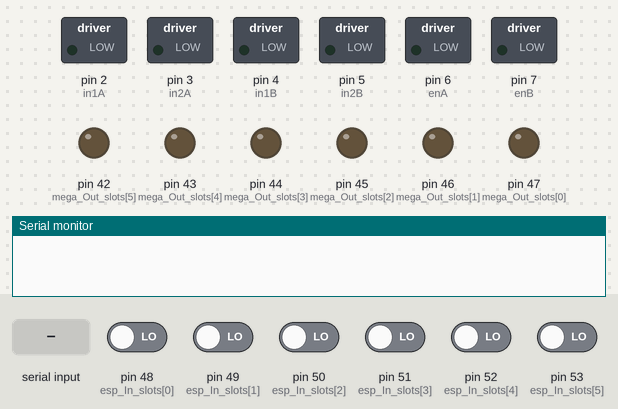
Bench run of a sketch on a simulated Arduino Mega 2560, built with avr-gcc and run on an emulated ATmega2560. On the bench: switched loads named in the sketch (green lamp = pin HIGH), output pins drawn as LEDs (lit = HIGH), the last lines printed to the serial monitor. Inputs (shaded band) come from the test bench; at power-on: pin 48 (esp_In_slots[0]), pin 49 (esp_In_slots[1]), pin 50 (esp_In_slots[2]), pin 51 (esp_In_slots[3]), pin 52 (esp_In_slots[4]), pin 53 (esp_In_slots[5]) LOW.

Above: at 1.2 s.
1.3 s: "90,45\n" received over Serial
At 1.7 s:
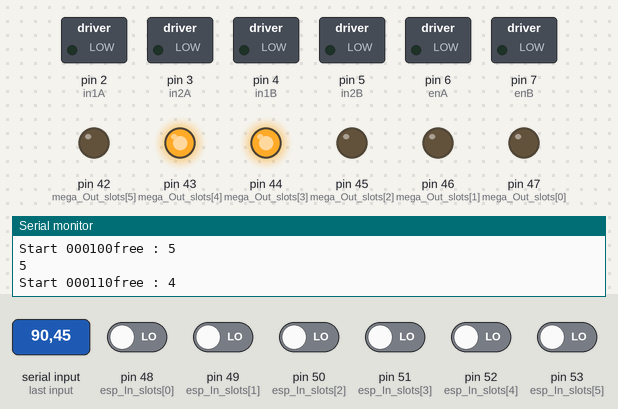
2.8 s: "30,150\n" received over Serial
At 4.0 s:
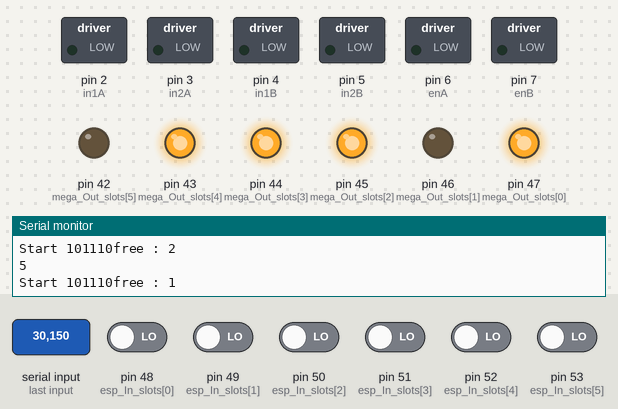
4.3 s: "200\n" received over Serial
At 5.0 s:
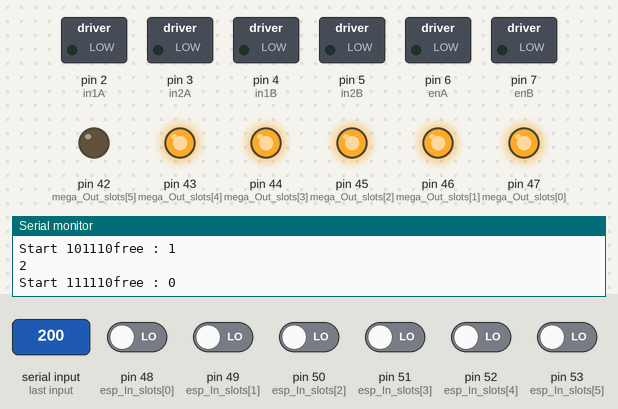
Timing chart, 0 to 7.3 s (numbered marks = the images above; inputs shaded):
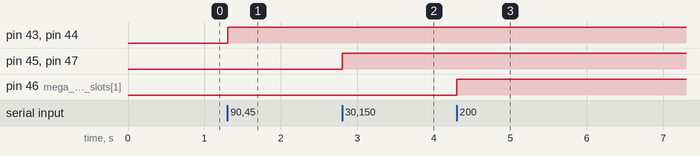

The sketch:

maga.ino
```cpp
#include <SoftwareSerial.h>


//_______________________________motors______________________________________
int in1A = 2;
int in2A = 3;
int in1B = 4;
int in2B = 5;
int enA =6;
int enB =7;

void motor_setup()
{
 pinMode(enA, OUTPUT);
 pinMode(in1A, OUTPUT);
 pinMode(in2A, OUTPUT);
 pinMode(enB, OUTPUT);
 pinMode(in1B, OUTPUT);
 pinMode(in2B, OUTPUT);
}
void open_motor_A(int duration)
{
analogWrite(enA,100);
digitalWrite(in1A, HIGH);
digitalWrite(in2A, LOW);
delay(70);
digitalWrite(in1A, LOW);
digitalWrite(in2A, LOW);
delay(duration);
digitalWrite(in1A, LOW);
digitalWrite(in2A, HIGH);
delay(70);
digitalWrite(in1A, LOW);
digitalWrite(in2A, LOW);
}
void open_motor_B(int duration)
{
analogWrite(enB,100);
digitalWrite(in1B, LOW);
digitalWrite(in2B, HIGH);
delay(70);
digitalWrite(in1B, LOW);
digitalWrite(in2B, LOW);
delay(duration);
digitalWrite(in1B, HIGH);
digitalWrite(in2B, LOW);
delay(70);
digitalWrite(in1B, LOW);
digitalWrite(in2B, LOW);
}

//___________________________________________________________________________


//______________________________ ultrasonic 2 ________________________________


int trig =6;
int echo =7;
int ultrasonic_power = 12;
void ultrasonic2_setup()
{
  pinMode(trig , OUTPUT);
  pinMode(ultrasonic_power , OUTPUT);
  pinMode(echo , INPUT);
}
float dis_from_ultrasonic2()
{
  digitalWrite(ultrasonic_power,HIGH);
  digitalWrite(trig,LOW);
  delayMicroseconds(2);
  digitalWrite(trig,HIGH);
  delayMicroseconds(10);
  digitalWrite(trig,LOW);
  float Zeit = pulseIn(echo,HIGH);
  float Strecke=Zeit*0.017;
  return Strecke ;
}
//___________________________________________________________________

//_______________trainmitting data to esp__________________________
int mega_Out_slots[] ={47,46,45,44,43,42};
int esp_In_slots[]= {48,49,50,51,52,53};
const int number_of_parking_slots =6;
int free_S[number_of_parking_slots] = {0,0,0,0,0,0};
int free_count =number_of_parking_slots;

void print_arr()
{
 Serial.print("Start ");
  for(int i = 0 ; i < 6 ; i++)
  {
    Serial.print(free_S[i]);
  }
 Serial.print("free : ");
  Serial.println(free_count);

}


void update_system_param(int index, String status)
{
  if(status == "in")
  {
    free_S[index]=1;
    free_count--;
  }
  else if(status == "out")
  {
    free_S[index]=0;
    free_count++;
  }
}

void setup_transmitting_data(){
  for (int index=0 ; index < number_of_parking_slots ; index++){
   pinMode(esp_In_slots[index],INPUT);
   pinMode(mega_Out_slots[index],OUTPUT);
   }
}

void send_data_to_esp(){
  for(int i=0; i<number_of_parking_slots ;i++){
    if(free_S[i])
    digitalWrite(mega_Out_slots[i],HIGH);
    else
    digitalWrite(mega_Out_slots[i],LOW);
  }
}
void send_data_to_Uno(int ind)
{
   Serial.write(ind);
}
void get_data_from_esp(){
  for(int i=0 ; i<number_of_parking_slots ; i++){
    //Serial.println(digitalRead(esp_In_slots[i]));
    if(digitalRead(esp_In_slots[i]) != free_S[i] &&digitalRead(mega_Out_slots[i])==LOW)
    {
      update_system_param(i , "out");
      send_data_to_Uno(i);
      //open_motor_B(5000);
    }
  }
}
//________________________End__________________________


//____________________main logic____________________

void main_logic()
{
  if (Serial.available())
  {
    char s = Serial.read();

    int ind = s -'0';
    //open_motor_A(5000);
    if(ind >=1 && ind <=6){
      update_system_param(ind-1, "in");
       Serial.println(ind);
       print_arr();


    }

 }
send_data_to_esp();
 get_data_from_esp();
}

//__________________________________________________


void setup() {
  Serial.begin(9600);
  motor_setup();
  setup_transmitting_data();

}

void loop() {
main_logic();
}
```

Measured:
- after the input at 1.3 s, pin 43 (mega_Out_slots[4]), pin 44 (mega_Out_slots[3]): LOW → HIGH at once
- after the input at 2.8 s, pin 45 (mega_Out_slots[2]), pin 47 (mega_Out_slots[0]): LOW → HIGH at once
- after the input at 4.3 s, pin 46 (mega_Out_slots[1]): LOW → HIGH at once
